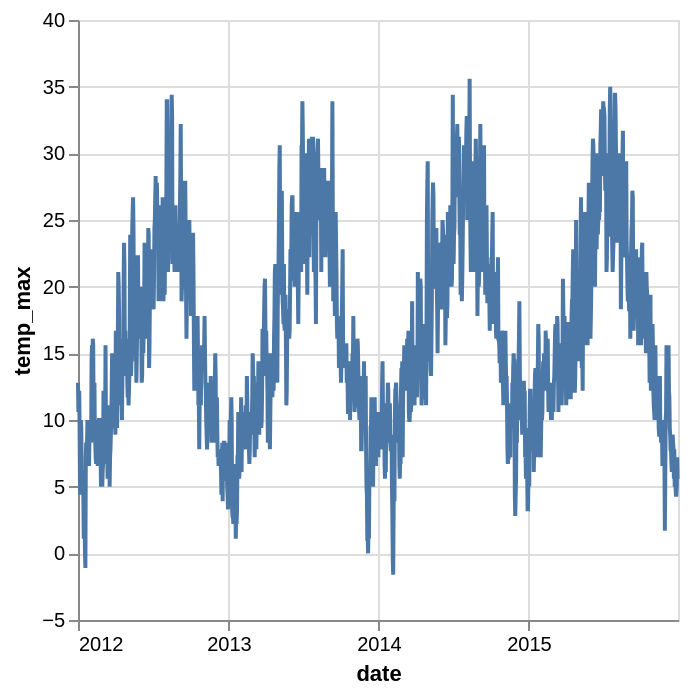

Notebook source saved alongside this figure:
### Markdown cell above
## Line Chart: Create your first Altair plot

### Figure 7.6

### Code cell
import altair as alt
import polars as pl
from vega_datasets import data

plot_df = pl.from_pandas(data.seattle_weather())

fig = alt.Chart(plot_df).mark_line().encode(
    x="date",
    y="temp_max"
)
fig

### Figure 1 — Vega-Lite specification as saved in the notebook (floating-point values rounded to 4 significant figures; data arrays with more than 128 entries replaced by an {"elided": "..."} marker saying what was removed)
{"config": {"view": {"continuousWidth": 300, "continuousHeight": 300}}, "data": {"name": "data-d2a5d733ba51bf2826ac59cb8a5f7ce5"}, "mark": {"type": "line"}, "encoding": {"x": {"field": "date", "type": "temporal"}, "y": {"field": "temp_max", "type": "quantitative"}}, "$schema": "https://vega.github.io/schema/vega-lite/v5.17.0.json", "datasets": {"data-d2a5d733ba51bf2826ac59cb8a5f7ce5": {"elided": "1461 records"}}}
